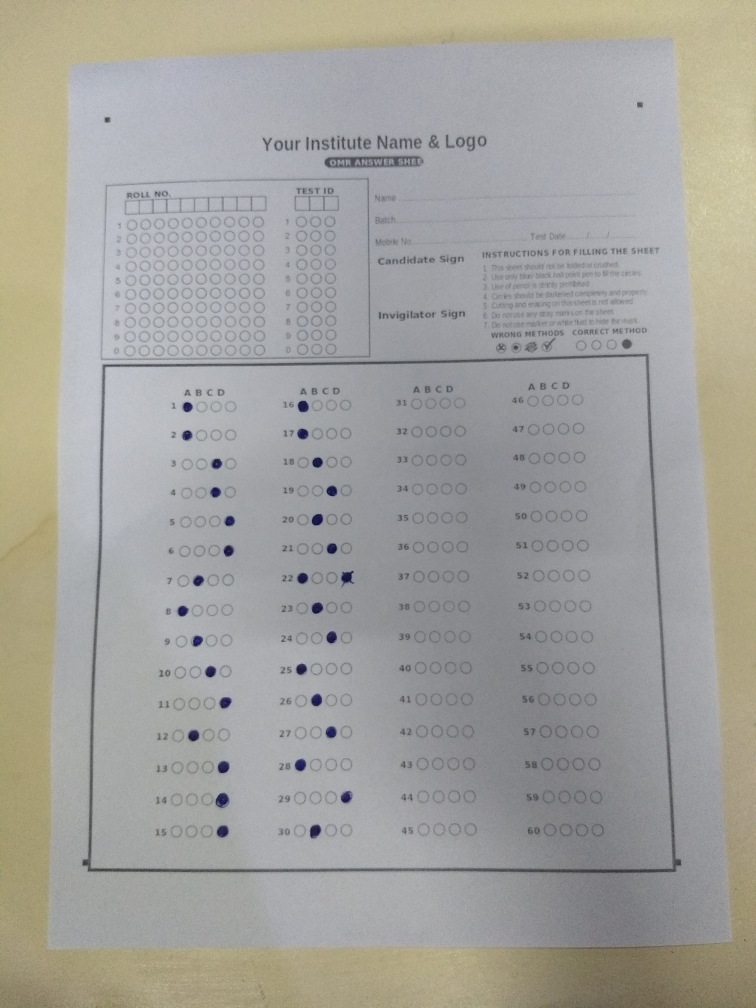
#> input picture images/OMR SCAN.jpg, 3024 x 4032 px (shown at 1/4 size)
$ python grader.py --image 'images/OMR SCAN.jpg'   (older library calls are emulated)
#> lines starting #> are read from the running program, lines starting #| are printed output that depends on the picture; after the words box and inside, x2 and y2 are one past the last pixel; in counts of white or black regions, pixels touching at a corner belong together
### grader_util/grader_util.py
import cv2
import numpy as np

# loop over countours
# this function find the question bubbles
# outputs matrix([contour, box])


def find_questions(cnts, image, show_boxes=False):
    questions = []
    for c in cnts:
        (x, y, w, h) = cv2.boundingRect(c)
        ar = w / float(h)
        if (w >= 15 and h >= 15) and (w <= 50 and h <= 50) and ar >= 0.7 and ar <= 1.3:
            box = [(x//5)*5, y]
            questions.append([c, box])
            if show_boxes == True:
                cv2.rectangle(image, (x, y), (x+w, y+h), (0, 255, 0), 1)
    return questions


'''
We are now sorting from left to right by taking a batch of 16 contours
that are basically a whole row and then sorting them from increasing order of x
'''


def find_ques_cnts(questions):
    # sort the question contours from top to bottom
    questions = sorted(questions, key=lambda q: q[1][1])
    questionCnts = []
    for i in np.arange(0, len(questions), 16):
        # take a row of bubbles
        q = list(questions[i: i+16])
        # append each contour sorted from left to right in a row
        # sort them using x
        q = sorted(q, key=lambda k: k[1][0])
        for o in q:
            # append each contour sorted from left to right in a row
            questionCnts.append(o[0])
    return questionCnts

# calculate the old question no
# this function converts the old question no to
# new question no. By default it assumes that questions
# are to be converted from horizontal to vertical fashion


# [8 lines left out: function convert_ques_no, not called in this run]

### grader.py
# import the necessary packages
from imutils.perspective import four_point_transform
from imutils import contours
import numpy as np
import argparse
import imutils
import cv2
import random
import grader_util.grader_util as gu
# from matplotlib import pyplot as plt

# construct the argument parser
ap = argparse.ArgumentParser()
ap.add_argument("-i", "--image", required=True,
                help="path to the input image")
args = vars(ap.parse_args())

# Answer Key
ques = [i for i in range(60)]
opts = [1 for _ in range(60)]
ANSWER_KEY = dict(zip(ques, opts))

max_marks = 30
positive_marking = 1
negative_marking = 0
bubble_thresh = 180
# load the image
orig = cv2.imread(args['image'])
#> orig is the input picture: shape (4032, 3024, 3); mean B, G, R 156.6, 161.5, 162.7
image = orig.copy()
# ratio = image.shape[0] / 800.0
image = imutils.resize(image, height=1500)
# gray it
gray = cv2.cvtColor(image, cv2.COLOR_BGR2GRAY)
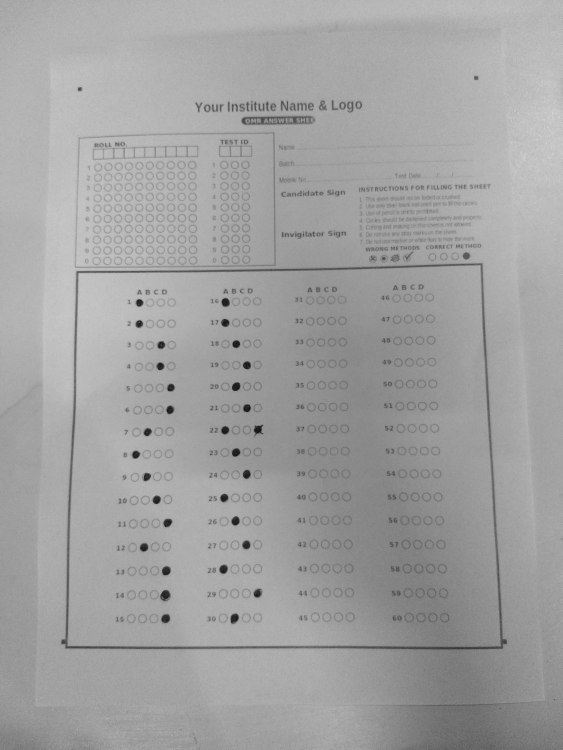
#> gray: shape (1500, 1125) (shown at 1/2 size); min 11, max 234, mean 161.2
# blur it
gray = cv2.GaussianBlur(gray, (5, 5), 0)
# canny edge detection
edged = cv2.Canny(gray, 20, 50)
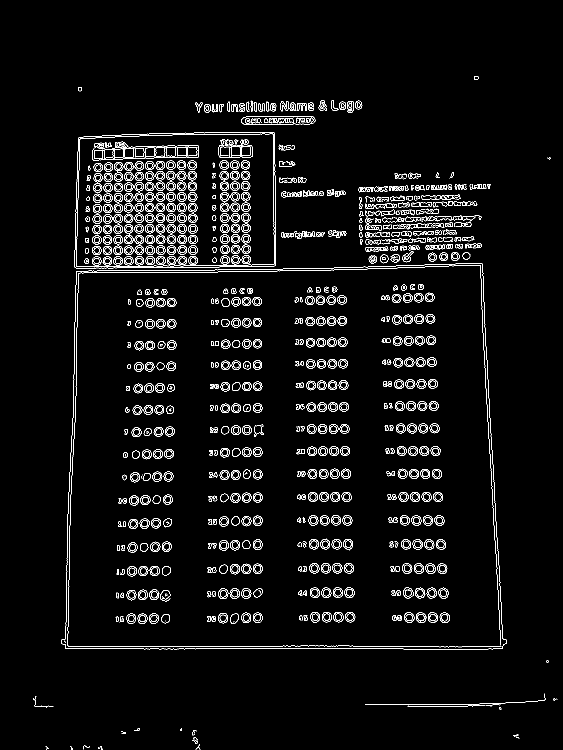
#> edged: shape (1500, 1125) (shown at 1/2 size); 4% white in thin lines or dots, all inside (x1, y1, x2, y2) = (67, 152, 1115, 1500)

# Find the contours
cnts = cv2.findContours(edged.copy(), cv2.RETR_EXTERNAL,
                        cv2.CHAIN_APPROX_SIMPLE)
#> cnts = 236 contours, 136 with area under 20; largest, box (x1, y1, x2, y2) and area: (122, 526, 1014, 1299) 642060, (149, 264, 552, 537) 106261, (483, 232, 631, 250) 2270, (855, 432, 904, 443) 288, (730, 449, 764, 461) 258

cnts = cnts[0] if imutils.is_cv2() else cnts[1]

docCnts = None
if len(cnts) > 0:
    cnts = sorted(cnts, key=cv2.contourArea, reverse=True)
    for c in cnts:
        # calc the perimeter
        peri = cv2.arcLength(c, True)
        approx = cv2.approxPolyDP(c, 0.02*peri, True)
        if len(approx) == 4:
            docCnts = approx
            break
#> this loop made 1 pass
#> (peri, docCnts) on pass 1: (3311.9, [[964, 527], [153, 542], [130, 1296], [1004, 1297]])

# apply perspective transform to the shape
paper = four_point_transform(image, docCnts.reshape(4, 2))
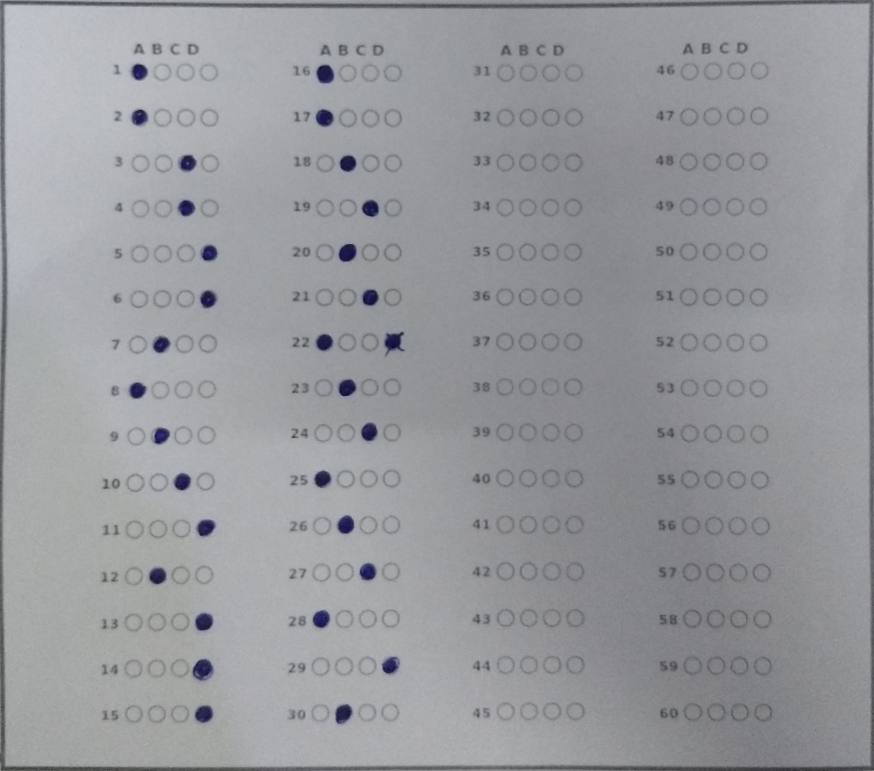
#> paper: shape (771, 874, 3); mean B, G, R 157, 153.2, 151.8
warped = four_point_transform(gray, docCnts.reshape(4, 2))
# binarisation of image
# instead of otsu thresholding
# we have used adaptive thresholding

thresh = cv2.adaptiveThreshold(
    warped, 255, cv2.ADAPTIVE_THRESH_GAUSSIAN_C, cv2.THRESH_BINARY_INV, 11, 2)
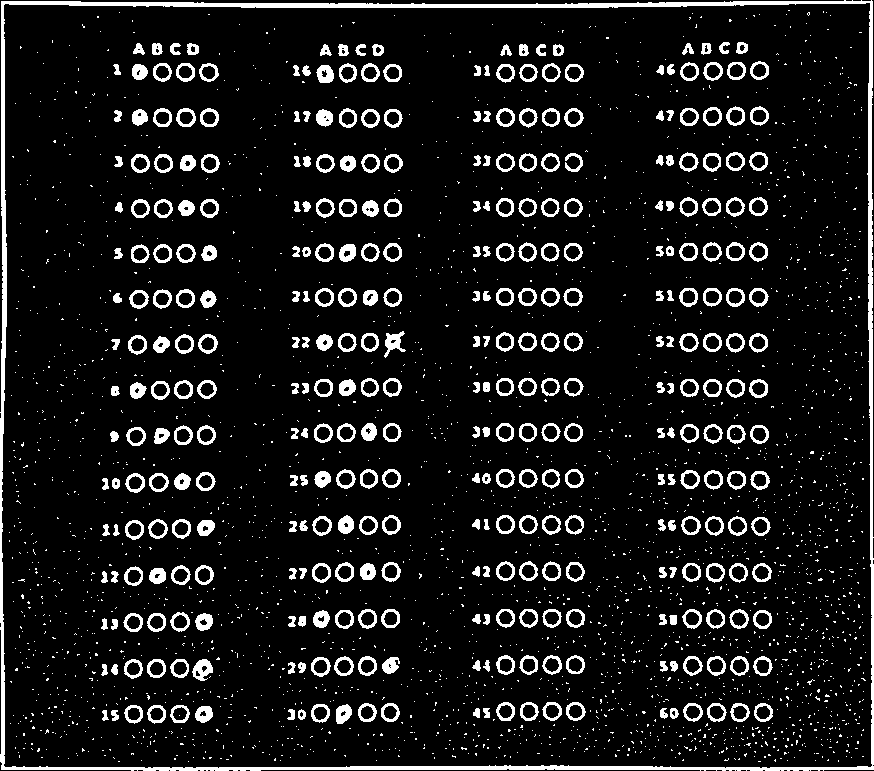
#> thresh: shape (771, 874); 9.6% white; 2889 white regions (2521 under 20 px)

# find contours in threshholded image
cnts = cv2.findContours(thresh.copy(), cv2.RETR_EXTERNAL,
                        cv2.CHAIN_APPROX_SIMPLE)
#> cnts = 1 contour; box (x1, y1, x2, y2) and area: (0, 0, 874, 771) 667924

# filter out contours with parents
cnts = cnts[0] if imutils.is_cv2() else cnts[1]

# find question contours
questions = gu.find_questions(cnts, paper)
#> the loop in find_questions, `for c in cnts:` made 1 pass
#> (x, y, w, h, ar) on pass 1: (0, 0, 874, 771, 1.13)
#> after the loop in find_questions, `for c in cnts:`: questions = []
#> questions = []

'''
We are now sorting from left to right by taking a batch of 16 contours
that are basically a whole row and then sorting them from increasing order of x
'''
questionCnts = gu.find_ques_cnts(questions)
#> questionCnts = []
correct = 0
wrong = 0
# each question has 4 possible answers, to loop over the
# question in batches of 4
for (q, i) in enumerate(np.arange(0, len(questionCnts), 4)):
    # calculate the old question no
    old_question_no = gu.convert_ques_no(q, 15, 4)

    cnts = questionCnts[i:i+4]
    bubbled = None
    bubble_count = 0
    for (j, c) in enumerate(cnts):
        mask = np.zeros(thresh.shape, dtype='uint8')
        cv2.drawContours(mask, [c], -1, 255, -1)
        # apply the mask to the thresholded image, then
        # count the number of non-zero pixels in the
        # bubble area
        mask = cv2.bitwise_and(thresh, thresh, mask=mask)
        total = cv2.countNonZero(mask)

        # if total > current bubbled then
        # bubbled = total
        if bubbled is None or bubbled[0] < total:
            bubbled = (total, j)
            if bubbled[0] > bubble_thresh:
                bubble_count += 1
        else:
            # update bubble thresh
            # if total <= bubbled[0]
            # this means that bubbled is not filled
            # therefore we are updating bubble thresh to adjust to the pic
            bubble_thresh = max(bubble_thresh, total+1)
    # change the q to old q
    # as q0 -> 0
    # as q1 -> 15
    # as q2 -> 30 and so on
    color = (0, 0, 255)
    k = ANSWER_KEY[old_question_no]
    # check to see if the bubbled answer is correct
    if k == bubbled[1] and bubbled[0] > bubble_thresh:
        color = (0, 255, 0)
        correct += 1
    # wrongly attempted and negative marking
    elif k != bubbled[1] and bubbled[0] > bubble_thresh:
        wrong += 1

    if bubbled[0] > bubble_thresh:
        cv2.drawContours(paper, [cnts[k]], -1, color, 2)
#> this loop made 0 passes
#> after the loop, correct = 0; wrong = 0

# grab the test taker
score = (correct*positive_marking + wrong*negative_marking) / max_marks * 100
#> score = 0
print("[INFO] correct: {}".format(correct))
#| [INFO] correct: 0
print("[INFO] wrong: {}".format(wrong))
#| [INFO] wrong: 0
print("[INFO] score: {:.2f}%".format(score))
#| [INFO] score: 0.00%
cv2.putText(paper, "Correct: {}".format(correct), (10, 30),
            cv2.FONT_HERSHEY_SIMPLEX, 0.9, (0, 255, 0), 2)
cv2.putText(paper, "Wrong: {}".format(wrong), (10, 60),
            cv2.FONT_HERSHEY_SIMPLEX, 0.9, (0, 0, 255), 2)
cv2.putText(paper, "Score: {:.1f}%".format(score), (10, 90),
            cv2.FONT_HERSHEY_SIMPLEX, 0.9, (255, 0, 0), 2)
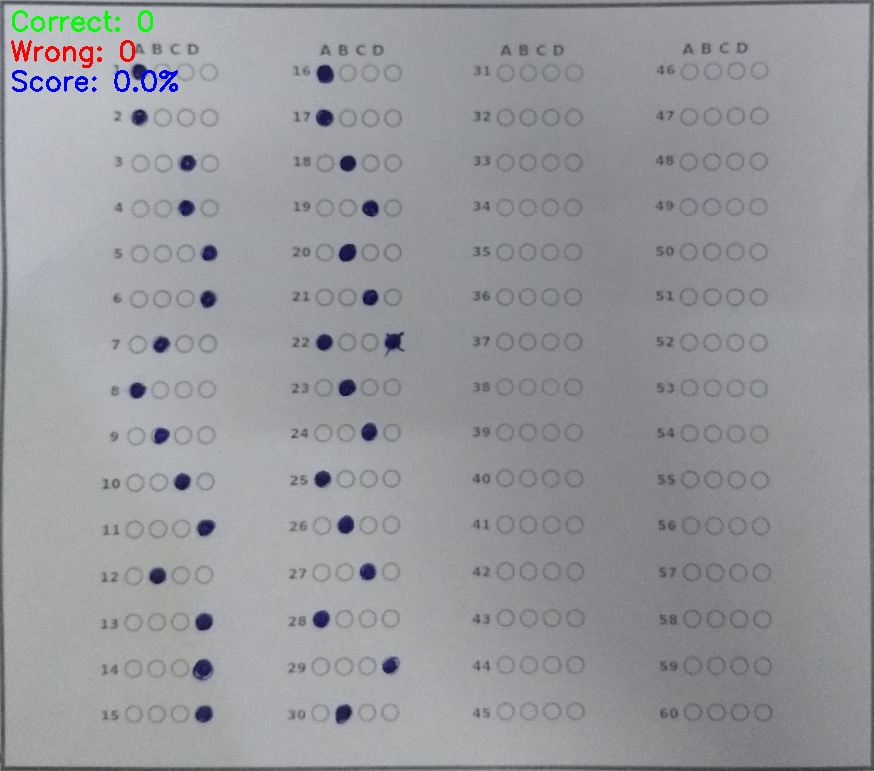
#> paper: shape (771, 874, 3); mean B, G, R 156.6, 152.7, 151.3

cv2.imshow("Paper", paper)
cv2.waitKey(0)
cv2.destroyAllWindows()

$ run again, on images/test_01.jpg
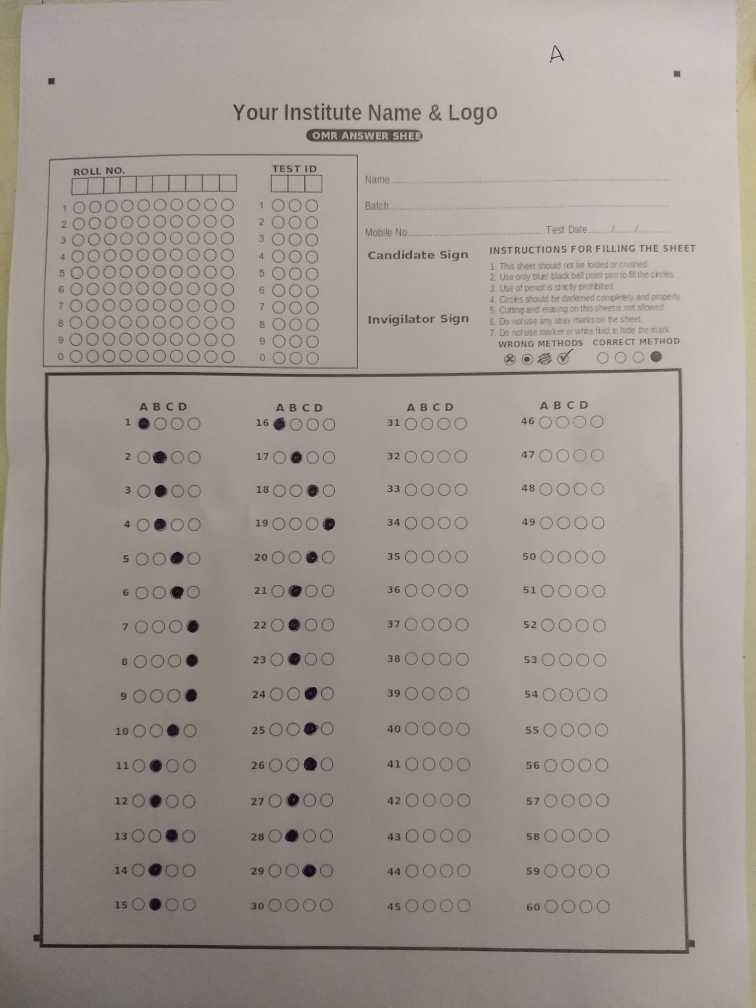
#> input picture images/test_01.jpg, 3024 x 4032 px (shown at 1/4 size)
#> orig is the input picture: shape (4032, 3024, 3); mean B, G, R 144.4, 150.9, 160
#> `edged = cv2.Canny(gray, 20, 50)`:
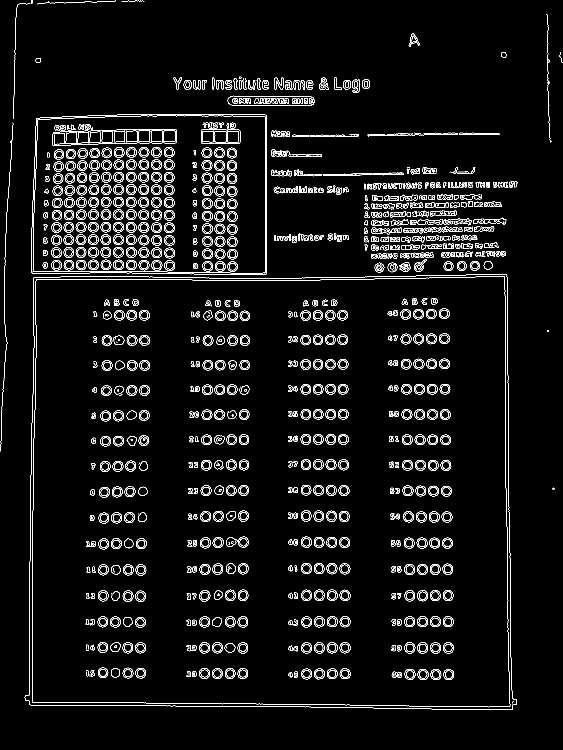
#> edged: shape (1500, 1125) (shown at 1/2 size); 4.9% white in thin lines or dots
#> `cnts = cv2.findContours(edged.copy(), cv2.RETR_EXTERNAL, cv2.CHAIN_APP..`: cnts = 279 contours, 118 with area under 20; largest, box (x1, y1, x2, y2) and area: (49, 547, 1034, 1420) 822319, (62, 228, 534, 550) 147820, (455, 191, 629, 212) 3123, (743, 454, 804, 469) 344, (806, 456, 846, 468) 299
#> the loop `for c in cnts:` made 1 pass
#> (peri, docCnts) on pass 1: (3720.5, [[1013, 548], [68, 554], [50, 1400], [1024, 1419]])
#> thresh: shape (871, 974); 8% white; 840 white regions (472 under 20 px)
#> `cnts = cv2.findContours(thresh.copy(), cv2.RETR_EXTERNAL, cv2.CHAIN_AP..`: cnts = 837 contours, 469 with area under 20; largest, box (x1, y1, x2, y2) and area: (0, 1, 974, 871) 10942, (171, 489, 193, 511) 348, (197, 488, 219, 511) 347, (172, 280, 194, 302) 344, (353, 645, 375, 667) 342
#> the loop in find_questions, `for c in cnts:` made 837 passes
#> (x, y, w, h, ar, box) on passes 169, 173, 176, 178, 179, 182, 189, 192: (149, 803, 20, 20, 1, [145, 803]), (199, 802, 21, 21, 1, [195, 802]), (354, 801, 22, 20, 1.1, [350, 801]), (432, 799, 20, 21, 0.952, [430, 799]), (406, 799, 21, 21, 1, [405, 799]), (559, 798, 21, 20, 1.05, [555, 798]), (636, 796, 21, 21, 1, [635, 796]), (764, 795, 21, 21, 1, [760, 795])
#> after the loop in find_questions, `for c in cnts:`: questions = 240 items
#> the loop in find_ques_cnts, `for i in np.arange(0, len(questions), 16):` made 15 passes
#> i on passes 2 to 9: 16, 32, 48, 64, 80, 96, 112, 128
#> after the loop in find_ques_cnts, `for i in np.arange(0, len(questions), 16):`: questionCnts = 240 contours; largest, box (x1, y1, x2, y2) and area: (171, 489, 193, 511) 348, (197, 488, 219, 511) 347, (172, 280, 194, 302) 344, (172, 384, 194, 406) 342, (353, 645, 375, 667) 342
#> the loop `for (q, i) in enumerate(np.arange(0, len(questionCnts), 4)):` made 60 passes
#> (i, old_question_no, color) on passes 1 to 8: (0, 0, (0, 0, 255)), (4, 15, (0, 0, 255)), (8, 30, (0, 0, 255)), (12, 45, (0, 0, 255)), (16, 1, (0, 255, 0)), (20, 16, (0, 255, 0)), (24, 31, (0, 0, 255)), (28, 46, (0, 0, 255))
#| [INFO] correct: 13
#| [INFO] wrong: 16
#| [INFO] score: 43.33%
#> `cv2.putText(paper, "Score: {:.1f}%".format(score), (10, 90), cv2.FONT_..`:
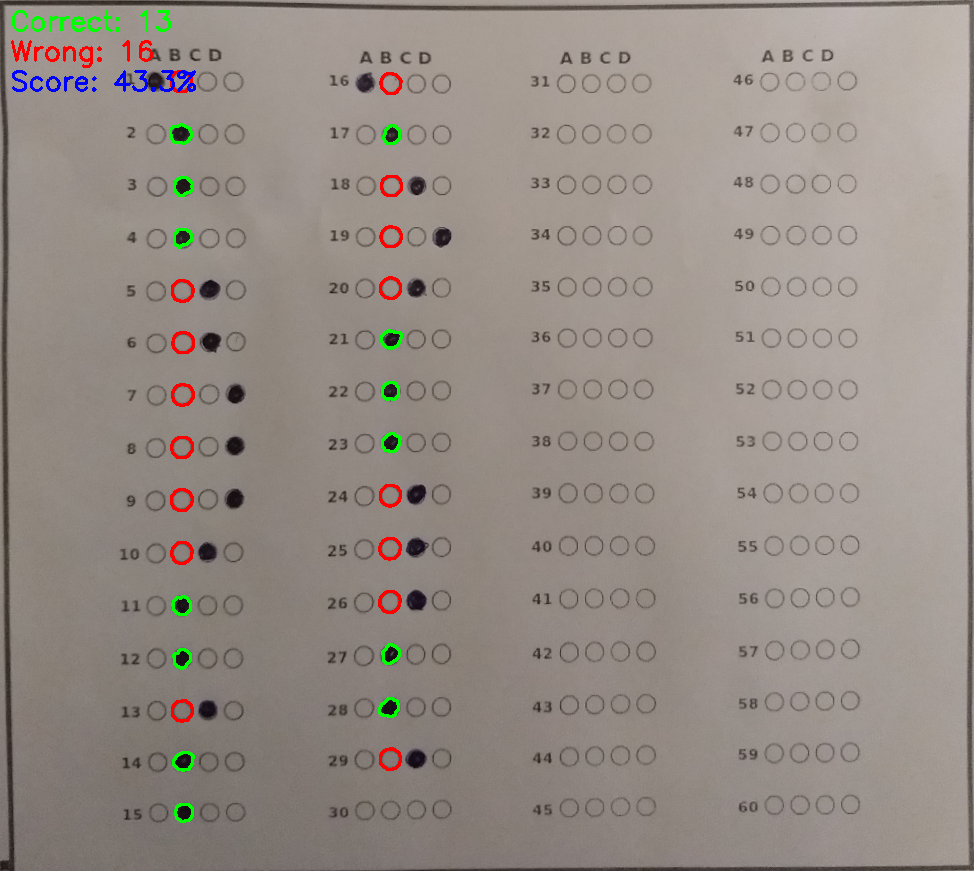
#> paper: shape (871, 974, 3); mean B, G, R 133.5, 140.4, 149.5
